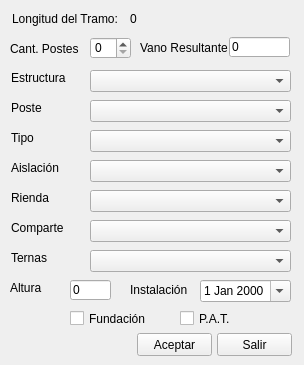
<?xml version="1.0" encoding="UTF-8"?>
<ui version="4.0">
 <class>Form</class>
 <widget class="QWidget" name="Form">
  <property name="windowModality">
   <enum>Qt::ApplicationModal</enum>
  </property>
  <property name="geometry">
   <rect>
    <x>0</x>
    <y>0</y>
    <width>304</width>
    <height>365</height>
   </rect>
  </property>
  <property name="windowTitle">
   <string>Insertar Apoyos</string>
  </property>
  <property name="inputMethodHints">
   <set>Qt::ImhNone</set>
  </property>
  <widget class="QDateEdit" name="datInstalacion">
   <property name="geometry">
    <rect>
     <x>200</x>
     <y>280</y>
     <width>91</width>
     <height>22</height>
    </rect>
   </property>
   <property name="calendarPopup">
    <bool>true</bool>
   </property>
  </widget>
  <widget class="QLabel" name="label">
   <property name="geometry">
    <rect>
     <x>12</x>
     <y>11</y>
     <width>111</width>
     <height>16</height>
    </rect>
   </property>
   <property name="text">
    <string>Longitud del Tramo:</string>
   </property>
  </widget>
  <widget class="QComboBox" name="cmbEstructura">
   <property name="geometry">
    <rect>
     <x>90</x>
     <y>70</y>
     <width>201</width>
     <height>22</height>
    </rect>
   </property>
  </widget>
  <widget class="QLabel" name="label_3">
   <property name="geometry">
    <rect>
     <x>11</x>
     <y>70</y>
     <width>71</width>
     <height>16</height>
    </rect>
   </property>
   <property name="text">
    <string>Estructura</string>
   </property>
  </widget>
  <widget class="QLabel" name="label_4">
   <property name="geometry">
    <rect>
     <x>11</x>
     <y>100</y>
     <width>71</width>
     <height>16</height>
    </rect>
   </property>
   <property name="text">
    <string>Poste</string>
   </property>
  </widget>
  <widget class="QLabel" name="label_10">
   <property name="geometry">
    <rect>
     <x>130</x>
     <y>280</y>
     <width>61</width>
     <height>20</height>
    </rect>
   </property>
   <property name="text">
    <string>Instalación</string>
   </property>
  </widget>
  <widget class="QPushButton" name="cmdAceptar">
   <property name="geometry">
    <rect>
     <x>137</x>
     <y>333</y>
     <width>75</width>
     <height>23</height>
    </rect>
   </property>
   <property name="text">
    <string>Aceptar</string>
   </property>
  </widget>
  <widget class="QLabel" name="lblSubzona">
   <property name="geometry">
    <rect>
     <x>330</x>
     <y>352</y>
     <width>91</width>
     <height>20</height>
    </rect>
   </property>
   <property name="frameShape">
    <enum>QFrame::NoFrame</enum>
   </property>
   <property name="text">
    <string/>
   </property>
   <property name="alignment">
    <set>Qt::AlignLeading|Qt::AlignLeft|Qt::AlignVCenter</set>
   </property>
  </widget>
  <widget class="QPushButton" name="cmdSalir">
   <property name="geometry">
    <rect>
     <x>217</x>
     <y>333</y>
     <width>75</width>
     <height>23</height>
    </rect>
   </property>
   <property name="text">
    <string>Salir</string>
   </property>
  </widget>
  <widget class="QComboBox" name="cmbPoste">
   <property name="geometry">
    <rect>
     <x>90</x>
     <y>100</y>
     <width>201</width>
     <height>22</height>
    </rect>
   </property>
  </widget>
  <widget class="QLabel" name="label_12">
   <property name="geometry">
    <rect>
     <x>11</x>
     <y>130</y>
     <width>71</width>
     <height>16</height>
    </rect>
   </property>
   <property name="text">
    <string>Tipo</string>
   </property>
  </widget>
  <widget class="QComboBox" name="cmbTipo">
   <property name="geometry">
    <rect>
     <x>90</x>
     <y>130</y>
     <width>201</width>
     <height>22</height>
    </rect>
   </property>
  </widget>
  <widget class="QLabel" name="label_13">
   <property name="geometry">
    <rect>
     <x>11</x>
     <y>160</y>
     <width>71</width>
     <height>16</height>
    </rect>
   </property>
   <property name="text">
    <string>Aislación</string>
   </property>
  </widget>
  <widget class="QComboBox" name="cmbComparte">
   <property name="geometry">
    <rect>
     <x>90</x>
     <y>220</y>
     <width>201</width>
     <height>22</height>
    </rect>
   </property>
  </widget>
  <widget class="QComboBox" name="cmbAislacion">
   <property name="geometry">
    <rect>
     <x>90</x>
     <y>160</y>
     <width>201</width>
     <height>22</height>
    </rect>
   </property>
  </widget>
  <widget class="QLabel" name="label_14">
   <property name="geometry">
    <rect>
     <x>11</x>
     <y>190</y>
     <width>71</width>
     <height>16</height>
    </rect>
   </property>
   <property name="text">
    <string>Rienda</string>
   </property>
  </widget>
  <widget class="QLabel" name="label_15">
   <property name="geometry">
    <rect>
     <x>11</x>
     <y>220</y>
     <width>71</width>
     <height>16</height>
    </rect>
   </property>
   <property name="text">
    <string>Comparte</string>
   </property>
  </widget>
  <widget class="QComboBox" name="cmbRienda">
   <property name="geometry">
    <rect>
     <x>90</x>
     <y>190</y>
     <width>201</width>
     <height>22</height>
    </rect>
   </property>
  </widget>
  <widget class="QLabel" name="label_16">
   <property name="geometry">
    <rect>
     <x>11</x>
     <y>250</y>
     <width>71</width>
     <height>16</height>
    </rect>
   </property>
   <property name="text">
    <string>Ternas</string>
   </property>
  </widget>
  <widget class="QComboBox" name="cmbTernas">
   <property name="geometry">
    <rect>
     <x>90</x>
     <y>250</y>
     <width>201</width>
     <height>22</height>
    </rect>
   </property>
  </widget>
  <widget class="QCheckBox" name="chkFundacion">
   <property name="geometry">
    <rect>
     <x>70</x>
     <y>310</y>
     <width>91</width>
     <height>17</height>
    </rect>
   </property>
   <property name="text">
    <string>Fundación</string>
   </property>
   <property name="checked">
    <bool>false</bool>
   </property>
  </widget>
  <widget class="QCheckBox" name="chkPat">
   <property name="geometry">
    <rect>
     <x>180</x>
     <y>310</y>
     <width>61</width>
     <height>17</height>
    </rect>
   </property>
   <property name="text">
    <string>P.A.T.</string>
   </property>
   <property name="checked">
    <bool>false</bool>
   </property>
  </widget>
  <widget class="QLineEdit" name="txtAltura">
   <property name="geometry">
    <rect>
     <x>70</x>
     <y>280</y>
     <width>41</width>
     <height>20</height>
    </rect>
   </property>
   <property name="text">
    <string>0</string>
   </property>
  </widget>
  <widget class="QLabel" name="label_17">
   <property name="geometry">
    <rect>
     <x>10</x>
     <y>280</y>
     <width>60</width>
     <height>16</height>
    </rect>
   </property>
   <property name="inputMethodHints">
    <set>Qt::ImhFormattedNumbersOnly</set>
   </property>
   <property name="text">
    <string>Altura</string>
   </property>
  </widget>
  <widget class="QLineEdit" name="txtVano">
   <property name="geometry">
    <rect>
     <x>229</x>
     <y>37</y>
     <width>61</width>
     <height>20</height>
    </rect>
   </property>
   <property name="text">
    <string>0</string>
   </property>
  </widget>
  <widget class="QLabel" name="label_2">
   <property name="geometry">
    <rect>
     <x>10</x>
     <y>41</y>
     <width>80</width>
     <height>16</height>
    </rect>
   </property>
   <property name="text">
    <string>Cant. Postes</string>
   </property>
  </widget>
  <widget class="QSpinBox" name="spbCantidad">
   <property name="geometry">
    <rect>
     <x>90</x>
     <y>37</y>
     <width>41</width>
     <height>22</height>
    </rect>
   </property>
  </widget>
  <widget class="QLabel" name="label_5">
   <property name="geometry">
    <rect>
     <x>140</x>
     <y>40</y>
     <width>90</width>
     <height>16</height>
    </rect>
   </property>
   <property name="text">
    <string>Vano Resultante</string>
   </property>
  </widget>
  <widget class="QLabel" name="lblLongitud">
   <property name="geometry">
    <rect>
     <x>130</x>
     <y>11</y>
     <width>61</width>
     <height>16</height>
    </rect>
   </property>
   <property name="text">
    <string>0</string>
   </property>
  </widget>
 </widget>
 <resources/>
 <connections/>
</ui>
